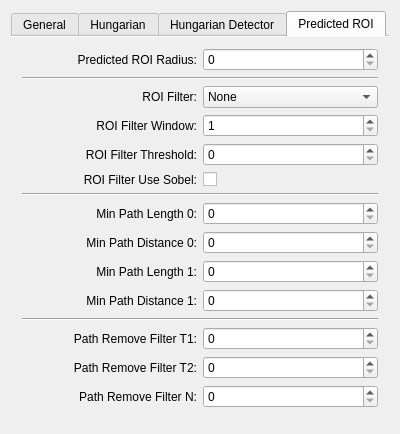
<?xml version="1.0" encoding="UTF-8"?>
<ui version="4.0">
 <class>PathDetectionConfig</class>
 <widget class="IConfigItem" name="PathDetectionConfig">
  <property name="geometry">
   <rect>
    <x>0</x>
    <y>0</y>
    <width>400</width>
    <height>395</height>
   </rect>
  </property>
  <property name="windowTitle">
   <string>Path detection</string>
  </property>
  <layout class="QGridLayout" name="gridLayout">
   <item row="1" column="0">
    <widget class="QTabWidget" name="tabWidget">
     <property name="currentIndex">
      <number>3</number>
     </property>
     <property name="documentMode">
      <bool>true</bool>
     </property>
     <widget class="QWidget" name="m_GeneralTab">
      <attribute name="title">
       <string>General</string>
      </attribute>
      <layout class="QGridLayout" name="gridLayout_4">
       <item row="3" column="0" colspan="2">
        <spacer name="verticalSpacer_3">
         <property name="orientation">
          <enum>Qt::Vertical</enum>
         </property>
         <property name="sizeHint" stdset="0">
          <size>
           <width>20</width>
           <height>40</height>
          </size>
         </property>
        </spacer>
       </item>
       <item row="1" column="0" colspan="2">
        <widget class="QGroupBox" name="groupBox">
         <property name="title">
          <string>Algorithm</string>
         </property>
         <layout class="QVBoxLayout" name="verticalLayout">
          <item>
           <widget class="QRadioButton" name="m_OpticalFlow">
            <property name="text">
             <string>Optical Flow</string>
            </property>
            <property name="checked">
             <bool>true</bool>
            </property>
           </widget>
          </item>
          <item>
           <widget class="QRadioButton" name="m_Hungarian">
            <property name="text">
             <string>Hungarian</string>
            </property>
            <property name="checked">
             <bool>false</bool>
            </property>
           </widget>
          </item>
          <item>
           <widget class="QCheckBox" name="m_PredictedRoiEnabled">
            <property name="text">
             <string>Predicted ROI</string>
            </property>
           </widget>
          </item>
         </layout>
        </widget>
       </item>
       <item row="2" column="0">
        <widget class="QLabel" name="label_9">
         <property name="text">
          <string>Max paths count</string>
         </property>
         <property name="alignment">
          <set>Qt::AlignRight|Qt::AlignTrailing|Qt::AlignVCenter</set>
         </property>
        </widget>
       </item>
       <item row="2" column="1">
        <widget class="QSpinBox" name="m_MaxPathsCount">
         <property name="maximum">
          <number>10000</number>
         </property>
        </widget>
       </item>
      </layout>
     </widget>
     <widget class="QWidget" name="m_HungarianTab">
      <attribute name="title">
       <string>Hungarian</string>
      </attribute>
      <layout class="QGridLayout" name="gridLayout_2">
       <item row="18" column="0">
        <widget class="QLabel" name="label_7">
         <property name="text">
          <string>Angle modifier</string>
         </property>
         <property name="alignment">
          <set>Qt::AlignRight|Qt::AlignTrailing|Qt::AlignVCenter</set>
         </property>
        </widget>
       </item>
       <item row="9" column="1">
        <widget class="QSpinBox" name="m_MaxPathLength">
         <property name="sizePolicy">
          <sizepolicy hsizetype="MinimumExpanding" vsizetype="Fixed">
           <horstretch>0</horstretch>
           <verstretch>0</verstretch>
          </sizepolicy>
         </property>
         <property name="maximum">
          <number>1000</number>
         </property>
        </widget>
       </item>
       <item row="17" column="1">
        <widget class="QSpinBox" name="m_DistanceModifier">
         <property name="sizePolicy">
          <sizepolicy hsizetype="MinimumExpanding" vsizetype="Fixed">
           <horstretch>0</horstretch>
           <verstretch>0</verstretch>
          </sizepolicy>
         </property>
         <property name="maximum">
          <number>100</number>
         </property>
        </widget>
       </item>
       <item row="13" column="1">
        <widget class="QDoubleSpinBox" name="m_CurrMaxDistFromPredictedNextWorldPoint">
         <property name="sizePolicy">
          <sizepolicy hsizetype="MinimumExpanding" vsizetype="Fixed">
           <horstretch>0</horstretch>
           <verstretch>0</verstretch>
          </sizepolicy>
         </property>
         <property name="toolTip">
          <string>Curr max dist from predicted next world point</string>
         </property>
         <property name="maximum">
          <double>100.000000000000000</double>
         </property>
        </widget>
       </item>
       <item row="8" column="0">
        <widget class="QLabel" name="label">
         <property name="text">
          <string>Max cost threshold</string>
         </property>
         <property name="alignment">
          <set>Qt::AlignRight|Qt::AlignTrailing|Qt::AlignVCenter</set>
         </property>
        </widget>
       </item>
       <item row="19" column="1">
        <widget class="QSpinBox" name="m_MaxProcessTime">
         <property name="maximum">
          <number>100000</number>
         </property>
         <property name="singleStep">
          <number>100</number>
         </property>
        </widget>
       </item>
       <item row="19" column="0">
        <widget class="QLabel" name="label_8">
         <property name="text">
          <string>Max process time [ms]</string>
         </property>
         <property name="alignment">
          <set>Qt::AlignRight|Qt::AlignTrailing|Qt::AlignVCenter</set>
         </property>
        </widget>
       </item>
       <item row="16" column="1">
        <widget class="QSpinBox" name="m_DescCostModifier">
         <property name="sizePolicy">
          <sizepolicy hsizetype="MinimumExpanding" vsizetype="Fixed">
           <horstretch>0</horstretch>
           <verstretch>0</verstretch>
          </sizepolicy>
         </property>
         <property name="maximum">
          <number>100</number>
         </property>
        </widget>
       </item>
       <item row="11" column="0">
        <widget class="QLabel" name="label_3">
         <property name="text">
          <string>Max missed frames in path</string>
         </property>
         <property name="alignment">
          <set>Qt::AlignRight|Qt::AlignTrailing|Qt::AlignVCenter</set>
         </property>
        </widget>
       </item>
       <item row="16" column="0">
        <widget class="QLabel" name="label_5">
         <property name="text">
          <string>Desc cost modifier</string>
         </property>
         <property name="alignment">
          <set>Qt::AlignRight|Qt::AlignTrailing|Qt::AlignVCenter</set>
         </property>
        </widget>
       </item>
       <item row="11" column="1">
        <widget class="QSpinBox" name="m_MaxMissedFramesInPath">
         <property name="sizePolicy">
          <sizepolicy hsizetype="MinimumExpanding" vsizetype="Fixed">
           <horstretch>0</horstretch>
           <verstretch>0</verstretch>
          </sizepolicy>
         </property>
         <property name="maximum">
          <number>100</number>
         </property>
        </widget>
       </item>
       <item row="17" column="0">
        <widget class="QLabel" name="label_6">
         <property name="text">
          <string>Distance modifier</string>
         </property>
         <property name="alignment">
          <set>Qt::AlignRight|Qt::AlignTrailing|Qt::AlignVCenter</set>
         </property>
        </widget>
       </item>
       <item row="8" column="1">
        <widget class="QSpinBox" name="m_MaxCostThresh">
         <property name="sizePolicy">
          <sizepolicy hsizetype="MinimumExpanding" vsizetype="Fixed">
           <horstretch>0</horstretch>
           <verstretch>0</verstretch>
          </sizepolicy>
         </property>
         <property name="maximum">
          <number>1000</number>
         </property>
         <property name="singleStep">
          <number>10</number>
         </property>
        </widget>
       </item>
       <item row="18" column="1">
        <widget class="QSpinBox" name="m_AngleModifier">
         <property name="sizePolicy">
          <sizepolicy hsizetype="MinimumExpanding" vsizetype="Fixed">
           <horstretch>0</horstretch>
           <verstretch>0</verstretch>
          </sizepolicy>
         </property>
         <property name="maximum">
          <number>100</number>
         </property>
        </widget>
       </item>
       <item row="13" column="0">
        <widget class="QLabel" name="label_4">
         <property name="toolTip">
          <string>Curr max dist from predicted next world point</string>
         </property>
         <property name="text">
          <string>Max distance</string>
         </property>
         <property name="alignment">
          <set>Qt::AlignRight|Qt::AlignTrailing|Qt::AlignVCenter</set>
         </property>
        </widget>
       </item>
       <item row="9" column="0">
        <widget class="QLabel" name="label_2">
         <property name="text">
          <string>Max path length</string>
         </property>
         <property name="alignment">
          <set>Qt::AlignRight|Qt::AlignTrailing|Qt::AlignVCenter</set>
         </property>
        </widget>
       </item>
       <item row="15" column="0" colspan="2">
        <widget class="Line" name="line">
         <property name="orientation">
          <enum>Qt::Horizontal</enum>
         </property>
        </widget>
       </item>
       <item row="21" column="0" colspan="2">
        <spacer name="verticalSpacer">
         <property name="orientation">
          <enum>Qt::Vertical</enum>
         </property>
         <property name="sizeHint" stdset="0">
          <size>
           <width>20</width>
           <height>40</height>
          </size>
         </property>
        </spacer>
       </item>
      </layout>
     </widget>
     <widget class="QWidget" name="m_HungarianDetectorTab">
      <attribute name="title">
       <string>Hungarian Detector</string>
      </attribute>
      <layout class="QGridLayout" name="gridLayout_3">
       <item row="10" column="0" colspan="4">
        <spacer name="verticalSpacer_2">
         <property name="orientation">
          <enum>Qt::Vertical</enum>
         </property>
         <property name="sizeHint" stdset="0">
          <size>
           <width>20</width>
           <height>40</height>
          </size>
         </property>
        </spacer>
       </item>
       <item row="3" column="1">
        <widget class="QLabel" name="m_SIFTContrastThresholdLabel">
         <property name="enabled">
          <bool>false</bool>
         </property>
         <property name="text">
          <string>Contrash threshold</string>
         </property>
         <property name="alignment">
          <set>Qt::AlignRight|Qt::AlignTrailing|Qt::AlignVCenter</set>
         </property>
        </widget>
       </item>
       <item row="6" column="0" colspan="4">
        <widget class="Line" name="line_2">
         <property name="orientation">
          <enum>Qt::Horizontal</enum>
         </property>
        </widget>
       </item>
       <item row="7" column="2" colspan="2">
        <widget class="QDoubleSpinBox" name="m_SURFHessianThreshold">
         <property name="enabled">
          <bool>false</bool>
         </property>
         <property name="sizePolicy">
          <sizepolicy hsizetype="MinimumExpanding" vsizetype="Fixed">
           <horstretch>0</horstretch>
           <verstretch>0</verstretch>
          </sizepolicy>
         </property>
         <property name="maximum">
          <double>1000.000000000000000</double>
         </property>
         <property name="singleStep">
          <double>10.000000000000000</double>
         </property>
        </widget>
       </item>
       <item row="7" column="1">
        <widget class="QLabel" name="m_SURFHessianThresholdLabel">
         <property name="enabled">
          <bool>false</bool>
         </property>
         <property name="text">
          <string>Hessian threshold</string>
         </property>
         <property name="alignment">
          <set>Qt::AlignRight|Qt::AlignTrailing|Qt::AlignVCenter</set>
         </property>
        </widget>
       </item>
       <item row="8" column="1">
        <widget class="QLabel" name="m_SURFnOctavesLabel">
         <property name="enabled">
          <bool>false</bool>
         </property>
         <property name="text">
          <string>Octaves</string>
         </property>
         <property name="alignment">
          <set>Qt::AlignRight|Qt::AlignTrailing|Qt::AlignVCenter</set>
         </property>
        </widget>
       </item>
       <item row="8" column="2" colspan="2">
        <widget class="QSpinBox" name="m_SURFnOctaves">
         <property name="enabled">
          <bool>false</bool>
         </property>
         <property name="sizePolicy">
          <sizepolicy hsizetype="MinimumExpanding" vsizetype="Fixed">
           <horstretch>0</horstretch>
           <verstretch>0</verstretch>
          </sizepolicy>
         </property>
         <property name="maximum">
          <number>100</number>
         </property>
        </widget>
       </item>
       <item row="1" column="1">
        <widget class="QLabel" name="m_SIFTnfeaturesLabel">
         <property name="enabled">
          <bool>false</bool>
         </property>
         <property name="text">
          <string>Features</string>
         </property>
         <property name="alignment">
          <set>Qt::AlignRight|Qt::AlignTrailing|Qt::AlignVCenter</set>
         </property>
        </widget>
       </item>
       <item row="9" column="1">
        <widget class="QLabel" name="m_SURFnOctaveLayersLabel">
         <property name="enabled">
          <bool>false</bool>
         </property>
         <property name="text">
          <string>Octave layers</string>
         </property>
         <property name="alignment">
          <set>Qt::AlignRight|Qt::AlignTrailing|Qt::AlignVCenter</set>
         </property>
        </widget>
       </item>
       <item row="2" column="1">
        <widget class="QLabel" name="m_SIFTnOctaveLayersLabel">
         <property name="enabled">
          <bool>false</bool>
         </property>
         <property name="text">
          <string>Octave layers</string>
         </property>
         <property name="alignment">
          <set>Qt::AlignRight|Qt::AlignTrailing|Qt::AlignVCenter</set>
         </property>
        </widget>
       </item>
       <item row="4" column="1">
        <widget class="QLabel" name="m_SIFTEdgeThresholdLabel">
         <property name="enabled">
          <bool>false</bool>
         </property>
         <property name="text">
          <string>Edge threshold</string>
         </property>
         <property name="alignment">
          <set>Qt::AlignRight|Qt::AlignTrailing|Qt::AlignVCenter</set>
         </property>
        </widget>
       </item>
       <item row="9" column="2" colspan="2">
        <widget class="QSpinBox" name="m_SURFnOctaveLayers">
         <property name="enabled">
          <bool>false</bool>
         </property>
         <property name="sizePolicy">
          <sizepolicy hsizetype="MinimumExpanding" vsizetype="Fixed">
           <horstretch>0</horstretch>
           <verstretch>0</verstretch>
          </sizepolicy>
         </property>
         <property name="maximum">
          <number>100</number>
         </property>
        </widget>
       </item>
       <item row="5" column="1">
        <widget class="QLabel" name="m_SIFTSigmaLabel">
         <property name="enabled">
          <bool>false</bool>
         </property>
         <property name="text">
          <string>Sigma</string>
         </property>
         <property name="alignment">
          <set>Qt::AlignRight|Qt::AlignTrailing|Qt::AlignVCenter</set>
         </property>
        </widget>
       </item>
       <item row="1" column="2" colspan="2">
        <widget class="QSpinBox" name="m_SIFTnfeatures">
         <property name="enabled">
          <bool>false</bool>
         </property>
         <property name="sizePolicy">
          <sizepolicy hsizetype="MinimumExpanding" vsizetype="Fixed">
           <horstretch>0</horstretch>
           <verstretch>0</verstretch>
          </sizepolicy>
         </property>
         <property name="maximum">
          <number>10000</number>
         </property>
         <property name="singleStep">
          <number>100</number>
         </property>
        </widget>
       </item>
       <item row="2" column="2" colspan="2">
        <widget class="QSpinBox" name="m_SIFTnOctaveLayers">
         <property name="enabled">
          <bool>false</bool>
         </property>
         <property name="sizePolicy">
          <sizepolicy hsizetype="MinimumExpanding" vsizetype="Fixed">
           <horstretch>0</horstretch>
           <verstretch>0</verstretch>
          </sizepolicy>
         </property>
         <property name="maximum">
          <number>20</number>
         </property>
        </widget>
       </item>
       <item row="3" column="2" colspan="2">
        <widget class="QDoubleSpinBox" name="m_SIFTContrastThreshold">
         <property name="enabled">
          <bool>false</bool>
         </property>
         <property name="sizePolicy">
          <sizepolicy hsizetype="MinimumExpanding" vsizetype="Fixed">
           <horstretch>0</horstretch>
           <verstretch>0</verstretch>
          </sizepolicy>
         </property>
         <property name="maximum">
          <double>100.000000000000000</double>
         </property>
         <property name="singleStep">
          <double>0.100000000000000</double>
         </property>
        </widget>
       </item>
       <item row="4" column="2" colspan="2">
        <widget class="QDoubleSpinBox" name="m_SIFTEdgeThreshold">
         <property name="enabled">
          <bool>false</bool>
         </property>
         <property name="sizePolicy">
          <sizepolicy hsizetype="MinimumExpanding" vsizetype="Fixed">
           <horstretch>0</horstretch>
           <verstretch>0</verstretch>
          </sizepolicy>
         </property>
         <property name="maximum">
          <double>100.000000000000000</double>
         </property>
         <property name="singleStep">
          <double>0.100000000000000</double>
         </property>
        </widget>
       </item>
       <item row="5" column="2" colspan="2">
        <widget class="QDoubleSpinBox" name="m_SIFTSigma">
         <property name="enabled">
          <bool>false</bool>
         </property>
         <property name="sizePolicy">
          <sizepolicy hsizetype="MinimumExpanding" vsizetype="Fixed">
           <horstretch>0</horstretch>
           <verstretch>0</verstretch>
          </sizepolicy>
         </property>
         <property name="maximum">
          <double>100.000000000000000</double>
         </property>
         <property name="singleStep">
          <double>0.100000000000000</double>
         </property>
        </widget>
       </item>
       <item row="3" column="0">
        <widget class="QRadioButton" name="m_SIFTDetector">
         <property name="text">
          <string>SIFT</string>
         </property>
        </widget>
       </item>
       <item row="8" column="0">
        <widget class="QRadioButton" name="m_SURFDetector">
         <property name="text">
          <string>SURF</string>
         </property>
        </widget>
       </item>
      </layout>
     </widget>
     <widget class="QWidget" name="tab">
      <attribute name="title">
       <string>Predicted ROI</string>
      </attribute>
      <layout class="QGridLayout" name="gridLayout_5">
       <item row="14" column="1">
        <widget class="QSpinBox" name="m_PathRemoveFilterN">
         <property name="maximum">
          <number>1000</number>
         </property>
        </widget>
       </item>
       <item row="9" column="1">
        <widget class="QSpinBox" name="m_MinPathLength1">
         <property name="maximum">
          <number>1000</number>
         </property>
        </widget>
       </item>
       <item row="3" column="0">
        <widget class="QLabel" name="label_13">
         <property name="text">
          <string>ROI Filter Window:</string>
         </property>
         <property name="alignment">
          <set>Qt::AlignRight|Qt::AlignTrailing|Qt::AlignVCenter</set>
         </property>
        </widget>
       </item>
       <item row="0" column="0">
        <widget class="QLabel" name="label_11">
         <property name="text">
          <string>Predicted ROI Radius:</string>
         </property>
         <property name="alignment">
          <set>Qt::AlignRight|Qt::AlignTrailing|Qt::AlignVCenter</set>
         </property>
        </widget>
       </item>
       <item row="4" column="0">
        <widget class="QLabel" name="label_14">
         <property name="text">
          <string>ROI Filter Threshold:</string>
         </property>
         <property name="alignment">
          <set>Qt::AlignRight|Qt::AlignTrailing|Qt::AlignVCenter</set>
         </property>
        </widget>
       </item>
       <item row="2" column="0">
        <widget class="QLabel" name="label_12">
         <property name="text">
          <string>ROI Filter:</string>
         </property>
         <property name="alignment">
          <set>Qt::AlignRight|Qt::AlignTrailing|Qt::AlignVCenter</set>
         </property>
        </widget>
       </item>
       <item row="4" column="1">
        <widget class="QSpinBox" name="m_RoiFilterThreshold">
         <property name="maximum">
          <number>255</number>
         </property>
        </widget>
       </item>
       <item row="5" column="0">
        <widget class="QLabel" name="label_15">
         <property name="text">
          <string>ROI Filter Use Sobel:</string>
         </property>
         <property name="alignment">
          <set>Qt::AlignRight|Qt::AlignTrailing|Qt::AlignVCenter</set>
         </property>
        </widget>
       </item>
       <item row="5" column="1">
        <widget class="QCheckBox" name="m_RoiFilterSobel">
         <property name="text">
          <string/>
         </property>
        </widget>
       </item>
       <item row="7" column="0">
        <widget class="QLabel" name="label_16">
         <property name="text">
          <string>Min Path Length 0:</string>
         </property>
         <property name="alignment">
          <set>Qt::AlignRight|Qt::AlignTrailing|Qt::AlignVCenter</set>
         </property>
        </widget>
       </item>
       <item row="0" column="1">
        <widget class="QSpinBox" name="m_PredictedRoiRadius">
         <property name="maximum">
          <number>1000</number>
         </property>
        </widget>
       </item>
       <item row="2" column="1">
        <widget class="QComboBox" name="m_RoiFilter">
         <item>
          <property name="text">
           <string>None</string>
          </property>
         </item>
         <item>
          <property name="text">
           <string>Variance</string>
          </property>
         </item>
         <item>
          <property name="text">
           <string>Gradient Magnitude</string>
          </property>
         </item>
        </widget>
       </item>
       <item row="3" column="1">
        <widget class="QSpinBox" name="m_RoiFilterWindow">
         <property name="minimum">
          <number>1</number>
         </property>
         <property name="maximum">
          <number>100</number>
         </property>
        </widget>
       </item>
       <item row="12" column="1">
        <widget class="QSpinBox" name="m_PathRemoveFilterT1">
         <property name="maximum">
          <number>1000</number>
         </property>
        </widget>
       </item>
       <item row="7" column="1">
        <widget class="QSpinBox" name="m_MinPathLength0">
         <property name="maximum">
          <number>1000</number>
         </property>
        </widget>
       </item>
       <item row="16" column="0" colspan="2">
        <spacer name="verticalSpacer_4">
         <property name="orientation">
          <enum>Qt::Vertical</enum>
         </property>
         <property name="sizeHint" stdset="0">
          <size>
           <width>20</width>
           <height>40</height>
          </size>
         </property>
        </spacer>
       </item>
       <item row="9" column="0">
        <widget class="QLabel" name="label_18">
         <property name="text">
          <string>Min Path Length 1:</string>
         </property>
         <property name="alignment">
          <set>Qt::AlignRight|Qt::AlignTrailing|Qt::AlignVCenter</set>
         </property>
        </widget>
       </item>
       <item row="10" column="1">
        <widget class="QSpinBox" name="m_MinPathDistance1">
         <property name="maximum">
          <number>1000</number>
         </property>
        </widget>
       </item>
       <item row="13" column="0">
        <widget class="QLabel" name="label_21">
         <property name="text">
          <string>Path Remove Filter T2:</string>
         </property>
         <property name="alignment">
          <set>Qt::AlignRight|Qt::AlignTrailing|Qt::AlignVCenter</set>
         </property>
        </widget>
       </item>
       <item row="10" column="0">
        <widget class="QLabel" name="label_19">
         <property name="text">
          <string>Min Path Distance 1:</string>
         </property>
         <property name="alignment">
          <set>Qt::AlignRight|Qt::AlignTrailing|Qt::AlignVCenter</set>
         </property>
        </widget>
       </item>
       <item row="14" column="0">
        <widget class="QLabel" name="label_22">
         <property name="text">
          <string>Path Remove Filter N:</string>
         </property>
         <property name="alignment">
          <set>Qt::AlignRight|Qt::AlignTrailing|Qt::AlignVCenter</set>
         </property>
        </widget>
       </item>
       <item row="12" column="0">
        <widget class="QLabel" name="label_20">
         <property name="text">
          <string>Path Remove Filter T1:</string>
         </property>
         <property name="alignment">
          <set>Qt::AlignRight|Qt::AlignTrailing|Qt::AlignVCenter</set>
         </property>
        </widget>
       </item>
       <item row="8" column="0">
        <widget class="QLabel" name="label_17">
         <property name="text">
          <string>Min Path Distance 0:</string>
         </property>
         <property name="alignment">
          <set>Qt::AlignRight|Qt::AlignTrailing|Qt::AlignVCenter</set>
         </property>
        </widget>
       </item>
       <item row="13" column="1">
        <widget class="QSpinBox" name="m_PathRemoveFilterT2">
         <property name="maximum">
          <number>1000</number>
         </property>
        </widget>
       </item>
       <item row="8" column="1">
        <widget class="QSpinBox" name="m_MinPathDistance0">
         <property name="maximum">
          <number>1000</number>
         </property>
        </widget>
       </item>
       <item row="1" column="0" colspan="2">
        <widget class="Line" name="line_3">
         <property name="orientation">
          <enum>Qt::Horizontal</enum>
         </property>
        </widget>
       </item>
       <item row="6" column="0" colspan="2">
        <widget class="Line" name="line_4">
         <property name="orientation">
          <enum>Qt::Horizontal</enum>
         </property>
        </widget>
       </item>
       <item row="11" column="0" colspan="2">
        <widget class="Line" name="line_5">
         <property name="orientation">
          <enum>Qt::Horizontal</enum>
         </property>
        </widget>
       </item>
      </layout>
     </widget>
    </widget>
   </item>
  </layout>
 </widget>
 <layoutdefault spacing="6" margin="11"/>
 <customwidgets>
  <customwidget>
   <class>IConfigItem</class>
   <extends>QWidget</extends>
   <header>IConfigItem.h</header>
   <container>1</container>
  </customwidget>
 </customwidgets>
 <tabstops>
  <tabstop>tabWidget</tabstop>
  <tabstop>m_OpticalFlow</tabstop>
  <tabstop>m_Hungarian</tabstop>
  <tabstop>m_PredictedRoiEnabled</tabstop>
  <tabstop>m_MaxPathsCount</tabstop>
  <tabstop>m_MaxCostThresh</tabstop>
  <tabstop>m_MaxPathLength</tabstop>
  <tabstop>m_MaxMissedFramesInPath</tabstop>
  <tabstop>m_CurrMaxDistFromPredictedNextWorldPoint</tabstop>
  <tabstop>m_DescCostModifier</tabstop>
  <tabstop>m_DistanceModifier</tabstop>
  <tabstop>m_AngleModifier</tabstop>
  <tabstop>m_MaxProcessTime</tabstop>
  <tabstop>m_SIFTDetector</tabstop>
  <tabstop>m_SURFDetector</tabstop>
  <tabstop>m_SIFTnfeatures</tabstop>
  <tabstop>m_SIFTnOctaveLayers</tabstop>
  <tabstop>m_SIFTContrastThreshold</tabstop>
  <tabstop>m_SIFTEdgeThreshold</tabstop>
  <tabstop>m_SIFTSigma</tabstop>
  <tabstop>m_SURFHessianThreshold</tabstop>
  <tabstop>m_SURFnOctaves</tabstop>
  <tabstop>m_SURFnOctaveLayers</tabstop>
  <tabstop>m_PredictedRoiRadius</tabstop>
  <tabstop>m_RoiFilter</tabstop>
  <tabstop>m_RoiFilterWindow</tabstop>
  <tabstop>m_RoiFilterThreshold</tabstop>
  <tabstop>m_RoiFilterSobel</tabstop>
  <tabstop>m_MinPathLength0</tabstop>
  <tabstop>m_MinPathDistance0</tabstop>
  <tabstop>m_MinPathLength1</tabstop>
  <tabstop>m_MinPathDistance1</tabstop>
  <tabstop>m_PathRemoveFilterT1</tabstop>
  <tabstop>m_PathRemoveFilterT2</tabstop>
  <tabstop>m_PathRemoveFilterN</tabstop>
 </tabstops>
 <resources/>
 <connections>
  <connection>
   <sender>m_MaxCostThresh</sender>
   <signal>valueChanged(int)</signal>
   <receiver>PathDetectionConfig</receiver>
   <slot>setMaxCostThresh(int)</slot>
   <hints>
    <hint type="sourcelabel">
     <x>310</x>
     <y>49</y>
    </hint>
    <hint type="destinationlabel">
     <x>199</x>
     <y>149</y>
    </hint>
   </hints>
  </connection>
  <connection>
   <sender>m_MaxPathLength</sender>
   <signal>valueChanged(int)</signal>
   <receiver>PathDetectionConfig</receiver>
   <slot>setMaxPathLength(int)</slot>
   <hints>
    <hint type="sourcelabel">
     <x>310</x>
     <y>75</y>
    </hint>
    <hint type="destinationlabel">
     <x>199</x>
     <y>149</y>
    </hint>
   </hints>
  </connection>
  <connection>
   <sender>m_MaxMissedFramesInPath</sender>
   <signal>valueChanged(int)</signal>
   <receiver>PathDetectionConfig</receiver>
   <slot>setMaxMissedFramesInPath(int)</slot>
   <hints>
    <hint type="sourcelabel">
     <x>310</x>
     <y>101</y>
    </hint>
    <hint type="destinationlabel">
     <x>199</x>
     <y>149</y>
    </hint>
   </hints>
  </connection>
  <connection>
   <sender>m_CurrMaxDistFromPredictedNextWorldPoint</sender>
   <signal>valueChanged(double)</signal>
   <receiver>PathDetectionConfig</receiver>
   <slot>setCurrMaxDistFromPredictedNextWorldPoint(double)</slot>
   <hints>
    <hint type="sourcelabel">
     <x>310</x>
     <y>127</y>
    </hint>
    <hint type="destinationlabel">
     <x>199</x>
     <y>149</y>
    </hint>
   </hints>
  </connection>
  <connection>
   <sender>m_DescCostModifier</sender>
   <signal>valueChanged(int)</signal>
   <receiver>PathDetectionConfig</receiver>
   <slot>setDescCostModifier(int)</slot>
   <hints>
    <hint type="sourcelabel">
     <x>310</x>
     <y>162</y>
    </hint>
    <hint type="destinationlabel">
     <x>199</x>
     <y>149</y>
    </hint>
   </hints>
  </connection>
  <connection>
   <sender>m_DistanceModifier</sender>
   <signal>valueChanged(int)</signal>
   <receiver>PathDetectionConfig</receiver>
   <slot>setDistanceModifier(int)</slot>
   <hints>
    <hint type="sourcelabel">
     <x>310</x>
     <y>188</y>
    </hint>
    <hint type="destinationlabel">
     <x>199</x>
     <y>149</y>
    </hint>
   </hints>
  </connection>
  <connection>
   <sender>m_AngleModifier</sender>
   <signal>valueChanged(int)</signal>
   <receiver>PathDetectionConfig</receiver>
   <slot>setAngleModifier(int)</slot>
   <hints>
    <hint type="sourcelabel">
     <x>310</x>
     <y>214</y>
    </hint>
    <hint type="destinationlabel">
     <x>199</x>
     <y>149</y>
    </hint>
   </hints>
  </connection>
  <connection>
   <sender>m_SIFTDetector</sender>
   <signal>toggled(bool)</signal>
   <receiver>PathDetectionConfig</receiver>
   <slot>setSIFTDetector(bool)</slot>
   <hints>
    <hint type="sourcelabel">
     <x>61</x>
     <y>101</y>
    </hint>
    <hint type="destinationlabel">
     <x>199</x>
     <y>149</y>
    </hint>
   </hints>
  </connection>
  <connection>
   <sender>m_SURFDetector</sender>
   <signal>toggled(bool)</signal>
   <receiver>PathDetectionConfig</receiver>
   <slot>setSURFDetector(bool)</slot>
   <hints>
    <hint type="sourcelabel">
     <x>61</x>
     <y>214</y>
    </hint>
    <hint type="destinationlabel">
     <x>199</x>
     <y>149</y>
    </hint>
   </hints>
  </connection>
  <connection>
   <sender>m_SIFTnfeatures</sender>
   <signal>valueChanged(int)</signal>
   <receiver>PathDetectionConfig</receiver>
   <slot>setSIFTnfeatures(int)</slot>
   <hints>
    <hint type="sourcelabel">
     <x>294</x>
     <y>48</y>
    </hint>
    <hint type="destinationlabel">
     <x>199</x>
     <y>149</y>
    </hint>
   </hints>
  </connection>
  <connection>
   <sender>m_SIFTnOctaveLayers</sender>
   <signal>valueChanged(int)</signal>
   <receiver>PathDetectionConfig</receiver>
   <slot>setSIFTnOctaveLayers(int)</slot>
   <hints>
    <hint type="sourcelabel">
     <x>294</x>
     <y>74</y>
    </hint>
    <hint type="destinationlabel">
     <x>199</x>
     <y>149</y>
    </hint>
   </hints>
  </connection>
  <connection>
   <sender>m_SIFTContrastThreshold</sender>
   <signal>valueChanged(double)</signal>
   <receiver>PathDetectionConfig</receiver>
   <slot>setSIFTContrastThreshold(double)</slot>
   <hints>
    <hint type="sourcelabel">
     <x>294</x>
     <y>100</y>
    </hint>
    <hint type="destinationlabel">
     <x>199</x>
     <y>149</y>
    </hint>
   </hints>
  </connection>
  <connection>
   <sender>m_SIFTEdgeThreshold</sender>
   <signal>valueChanged(double)</signal>
   <receiver>PathDetectionConfig</receiver>
   <slot>setSIFTEdgeThreshold(double)</slot>
   <hints>
    <hint type="sourcelabel">
     <x>294</x>
     <y>126</y>
    </hint>
    <hint type="destinationlabel">
     <x>199</x>
     <y>149</y>
    </hint>
   </hints>
  </connection>
  <connection>
   <sender>m_SIFTSigma</sender>
   <signal>valueChanged(double)</signal>
   <receiver>PathDetectionConfig</receiver>
   <slot>setSIFTSigma(double)</slot>
   <hints>
    <hint type="sourcelabel">
     <x>294</x>
     <y>152</y>
    </hint>
    <hint type="destinationlabel">
     <x>199</x>
     <y>149</y>
    </hint>
   </hints>
  </connection>
  <connection>
   <sender>m_SURFHessianThreshold</sender>
   <signal>valueChanged(double)</signal>
   <receiver>PathDetectionConfig</receiver>
   <slot>setSURFHessianThreshold(double)</slot>
   <hints>
    <hint type="sourcelabel">
     <x>294</x>
     <y>187</y>
    </hint>
    <hint type="destinationlabel">
     <x>199</x>
     <y>149</y>
    </hint>
   </hints>
  </connection>
  <connection>
   <sender>m_SURFnOctaves</sender>
   <signal>valueChanged(int)</signal>
   <receiver>PathDetectionConfig</receiver>
   <slot>setSURFnOctaves(int)</slot>
   <hints>
    <hint type="sourcelabel">
     <x>294</x>
     <y>213</y>
    </hint>
    <hint type="destinationlabel">
     <x>199</x>
     <y>149</y>
    </hint>
   </hints>
  </connection>
  <connection>
   <sender>m_SURFnOctaveLayers</sender>
   <signal>valueChanged(int)</signal>
   <receiver>PathDetectionConfig</receiver>
   <slot>setSURFnOctaveLayers(int)</slot>
   <hints>
    <hint type="sourcelabel">
     <x>294</x>
     <y>239</y>
    </hint>
    <hint type="destinationlabel">
     <x>199</x>
     <y>149</y>
    </hint>
   </hints>
  </connection>
  <connection>
   <sender>m_MaxProcessTime</sender>
   <signal>valueChanged(int)</signal>
   <receiver>PathDetectionConfig</receiver>
   <slot>setMaxProcessTime(int)</slot>
   <hints>
    <hint type="sourcelabel">
     <x>266</x>
     <y>239</y>
    </hint>
    <hint type="destinationlabel">
     <x>199</x>
     <y>149</y>
    </hint>
   </hints>
  </connection>
  <connection>
   <sender>m_OpticalFlow</sender>
   <signal>toggled(bool)</signal>
   <receiver>PathDetectionConfig</receiver>
   <slot>setOpticalFlow(bool)</slot>
   <hints>
    <hint type="sourcelabel">
     <x>199</x>
     <y>70</y>
    </hint>
    <hint type="destinationlabel">
     <x>199</x>
     <y>149</y>
    </hint>
   </hints>
  </connection>
  <connection>
   <sender>m_Hungarian</sender>
   <signal>toggled(bool)</signal>
   <receiver>PathDetectionConfig</receiver>
   <slot>setHungarian(bool)</slot>
   <hints>
    <hint type="sourcelabel">
     <x>199</x>
     <y>93</y>
    </hint>
    <hint type="destinationlabel">
     <x>199</x>
     <y>149</y>
    </hint>
   </hints>
  </connection>
  <connection>
   <sender>m_MaxPathsCount</sender>
   <signal>valueChanged(int)</signal>
   <receiver>PathDetectionConfig</receiver>
   <slot>setMaxPathsCount(int)</slot>
   <hints>
    <hint type="sourcelabel">
     <x>292</x>
     <y>127</y>
    </hint>
    <hint type="destinationlabel">
     <x>199</x>
     <y>149</y>
    </hint>
   </hints>
  </connection>
  <connection>
   <sender>m_PredictedRoiRadius</sender>
   <signal>valueChanged(int)</signal>
   <receiver>PathDetectionConfig</receiver>
   <slot>setPredictedRoiRadius(int)</slot>
   <hints>
    <hint type="sourcelabel">
     <x>292</x>
     <y>66</y>
    </hint>
    <hint type="destinationlabel">
     <x>199</x>
     <y>185</y>
    </hint>
   </hints>
  </connection>
  <connection>
   <sender>m_RoiFilter</sender>
   <signal>currentIndexChanged(int)</signal>
   <receiver>PathDetectionConfig</receiver>
   <slot>setRoiFilter(int)</slot>
   <hints>
    <hint type="sourcelabel">
     <x>292</x>
     <y>98</y>
    </hint>
    <hint type="destinationlabel">
     <x>199</x>
     <y>185</y>
    </hint>
   </hints>
  </connection>
  <connection>
   <sender>m_RoiFilterWindow</sender>
   <signal>valueChanged(int)</signal>
   <receiver>PathDetectionConfig</receiver>
   <slot>setRoiFilterWindow(int)</slot>
   <hints>
    <hint type="sourcelabel">
     <x>292</x>
     <y>121</y>
    </hint>
    <hint type="destinationlabel">
     <x>199</x>
     <y>185</y>
    </hint>
   </hints>
  </connection>
  <connection>
   <sender>m_RoiFilterThreshold</sender>
   <signal>valueChanged(int)</signal>
   <receiver>PathDetectionConfig</receiver>
   <slot>setRoiFilterThreshold(int)</slot>
   <hints>
    <hint type="sourcelabel">
     <x>292</x>
     <y>143</y>
    </hint>
    <hint type="destinationlabel">
     <x>199</x>
     <y>185</y>
    </hint>
   </hints>
  </connection>
  <connection>
   <sender>m_RoiFilterSobel</sender>
   <signal>toggled(bool)</signal>
   <receiver>PathDetectionConfig</receiver>
   <slot>setRoiFilterSobel(bool)</slot>
   <hints>
    <hint type="sourcelabel">
     <x>292</x>
     <y>164</y>
    </hint>
    <hint type="destinationlabel">
     <x>199</x>
     <y>185</y>
    </hint>
   </hints>
  </connection>
  <connection>
   <sender>m_MinPathLength0</sender>
   <signal>valueChanged(int)</signal>
   <receiver>PathDetectionConfig</receiver>
   <slot>setDistance0MinPathLenght(int)</slot>
   <hints>
    <hint type="sourcelabel">
     <x>292</x>
     <y>193</y>
    </hint>
    <hint type="destinationlabel">
     <x>199</x>
     <y>185</y>
    </hint>
   </hints>
  </connection>
  <connection>
   <sender>m_MinPathDistance0</sender>
   <signal>valueChanged(int)</signal>
   <receiver>PathDetectionConfig</receiver>
   <slot>setDistance0MinPathDistance(int)</slot>
   <hints>
    <hint type="sourcelabel">
     <x>292</x>
     <y>216</y>
    </hint>
    <hint type="destinationlabel">
     <x>199</x>
     <y>185</y>
    </hint>
   </hints>
  </connection>
  <connection>
   <sender>m_MinPathLength1</sender>
   <signal>valueChanged(int)</signal>
   <receiver>PathDetectionConfig</receiver>
   <slot>setDistance1MinPathLenght(int)</slot>
   <hints>
    <hint type="sourcelabel">
     <x>292</x>
     <y>238</y>
    </hint>
    <hint type="destinationlabel">
     <x>199</x>
     <y>185</y>
    </hint>
   </hints>
  </connection>
  <connection>
   <sender>m_MinPathDistance1</sender>
   <signal>valueChanged(int)</signal>
   <receiver>PathDetectionConfig</receiver>
   <slot>setDistance1MinPathDistance(int)</slot>
   <hints>
    <hint type="sourcelabel">
     <x>292</x>
     <y>261</y>
    </hint>
    <hint type="destinationlabel">
     <x>199</x>
     <y>185</y>
    </hint>
   </hints>
  </connection>
  <connection>
   <sender>m_PathRemoveFilterT1</sender>
   <signal>valueChanged(int)</signal>
   <receiver>PathDetectionConfig</receiver>
   <slot>setPathRemoveFilterT1(int)</slot>
   <hints>
    <hint type="sourcelabel">
     <x>292</x>
     <y>292</y>
    </hint>
    <hint type="destinationlabel">
     <x>199</x>
     <y>185</y>
    </hint>
   </hints>
  </connection>
  <connection>
   <sender>m_PathRemoveFilterT2</sender>
   <signal>valueChanged(int)</signal>
   <receiver>PathDetectionConfig</receiver>
   <slot>setPathRemoveFilterT2(int)</slot>
   <hints>
    <hint type="sourcelabel">
     <x>292</x>
     <y>315</y>
    </hint>
    <hint type="destinationlabel">
     <x>199</x>
     <y>185</y>
    </hint>
   </hints>
  </connection>
  <connection>
   <sender>m_PathRemoveFilterN</sender>
   <signal>valueChanged(int)</signal>
   <receiver>PathDetectionConfig</receiver>
   <slot>setPathRemoveFilterN(int)</slot>
   <hints>
    <hint type="sourcelabel">
     <x>292</x>
     <y>338</y>
    </hint>
    <hint type="destinationlabel">
     <x>199</x>
     <y>185</y>
    </hint>
   </hints>
  </connection>
  <connection>
   <sender>m_PredictedRoiEnabled</sender>
   <signal>toggled(bool)</signal>
   <receiver>PathDetectionConfig</receiver>
   <slot>setPredictedRoiDetector(bool)</slot>
   <hints>
    <hint type="sourcelabel">
     <x>292</x>
     <y>45</y>
    </hint>
    <hint type="destinationlabel">
     <x>199</x>
     <y>185</y>
    </hint>
   </hints>
  </connection>
 </connections>
 <slots>
  <slot>setMaxCostThresh(int)</slot>
  <slot>setMaxPathLength(int)</slot>
  <slot>setMaxMissedFramesInPath(int)</slot>
  <slot>setCurrMaxDistFromPredictedNextWorldPoint(double)</slot>
  <slot>setDescCostModifier(int)</slot>
  <slot>setDistanceModifier(int)</slot>
  <slot>setAngleModifier(int)</slot>
  <slot>setSIFTDetector(bool)</slot>
  <slot>setSURFDetector(bool)</slot>
  <slot>setSIFTnfeatures(int)</slot>
  <slot>setSIFTnOctaveLayers(int)</slot>
  <slot>setSIFTContrastThreshold(double)</slot>
  <slot>setSIFTEdgeThreshold(double)</slot>
  <slot>setSIFTSigma(double)</slot>
  <slot>setSURFHessianThreshold(double)</slot>
  <slot>setSURFnOctaves(int)</slot>
  <slot>setSURFnOctaveLayers(int)</slot>
  <slot>setMaxProcessTime(int)</slot>
  <slot>setOpticalFlow(bool)</slot>
  <slot>setHungarian(bool)</slot>
  <slot>setMaxPathsCount(int)</slot>
  <slot>setPredictedRoiDetector(bool)</slot>
  <slot>setPredictedRoiRadius(int)</slot>
  <slot>setRoiFilter(int)</slot>
  <slot>setRoiFilterWindow(int)</slot>
  <slot>setRoiFilterThreshold(int)</slot>
  <slot>setRoiFilterSobel(bool)</slot>
  <slot>setDistance0MinPathLenght(int)</slot>
  <slot>setDistance0MinPathDistance(int)</slot>
  <slot>setDistance1MinPathLenght(int)</slot>
  <slot>setDistance1MinPathDistance(int)</slot>
  <slot>setPathRemoveFilterT1(int)</slot>
  <slot>setPathRemoveFilterT2(int)</slot>
  <slot>setPathRemoveFilterN(int)</slot>
 </slots>
</ui>
